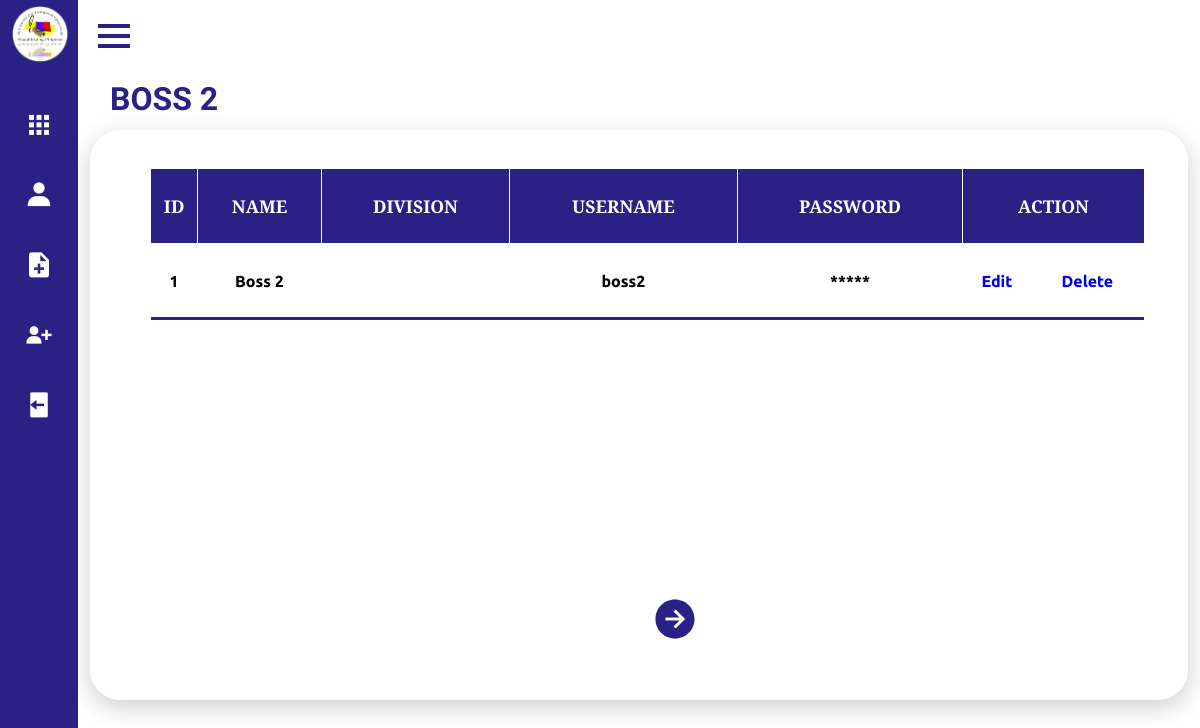
Page /Frontend/Dashboard/boss2accounts.php on the earlier database version.
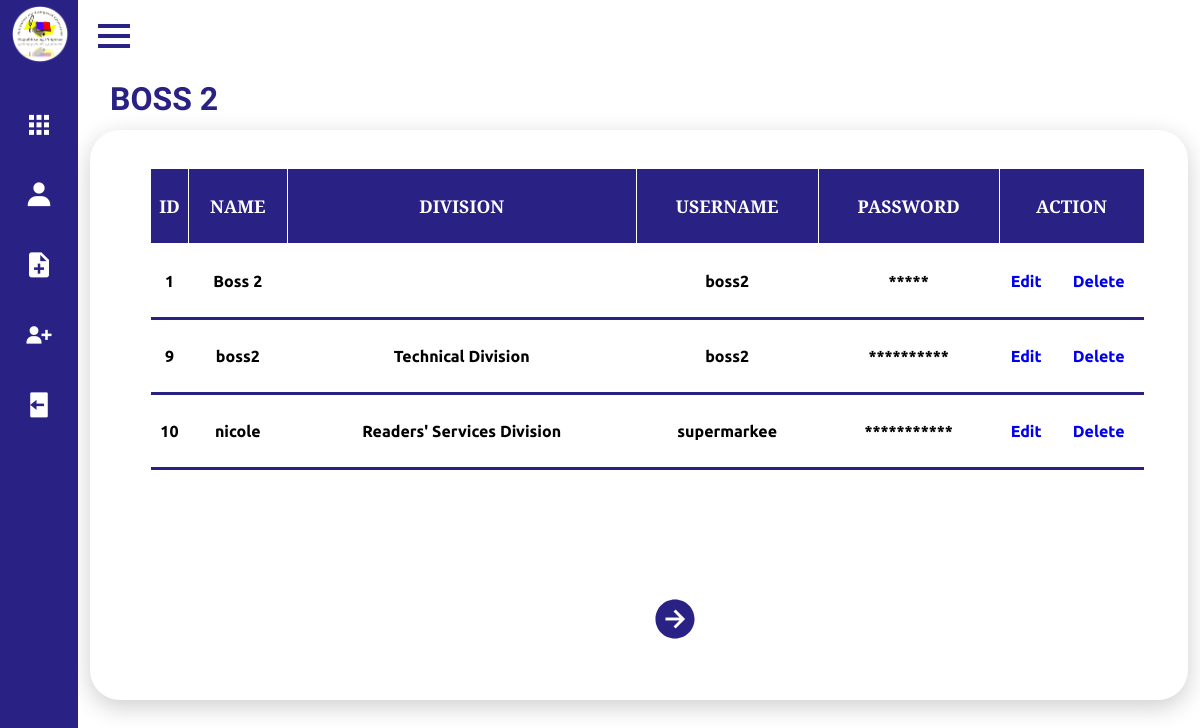
Same page on the later database version.
### tables this page shows
CREATE TABLE `boss2` (
  `id` int(11) NOT NULL,
  `name` varchar(255) NOT NULL,
  `division` varchar(255) NOT NULL,
  `section` varchar(255) NOT NULL,
  `username` varchar(255) NOT NULL,
  `password` varchar(255) NOT NULL
);

### Frontend/Dashboard/boss2accounts.php (the view, shortened to what this page needs)
<?php
$server = "localhost";
$username = "root";
$password = "";
$db = "qcpl";
$conn = new mysqli($server, $username, $password, $db);
?>
<!DOCTYPE html>
<html lang="en">
<head>
    <link rel="stylesheet" href="style.css">
    <link href='https://unpkg.com/boxicons@2.0.7/css/boxicons.min.css' rel='stylesheet'>
</head>
<body>
     <div class="sidebar close">
        <div class="logo-details">
            <span class="img">
                <img src="imgs/logo.png" >
            </span>
        </div>
        <ul class="nav-links">
          <li>
            <div class="iocn-link">
              <a href="dash.php">
                <i class='bx bxs-grid'></i>
              </a>
            </div>
          </li>
          <li>
            <div class="iocn-link">
              <a href="user.php">
                <i class='bx bxs-user' ></i>
              </a>
            </div>
          </li>
          <li>
            <a href="doc.html">
              <i class='bx bxs-file-plus' ></i>
            </a>
          </li>
          <li>
            <a href="adduser.html">
              <i class='bx bxs-user-plus' ></i>
            </a>
          </li>
          <li>
            <a href="/qcpl/Backend/logout.php">
              <i class='bx bxs-log-out' ></i>
            </a>
          </li>
      </ul>
      </div>
    <section class="home-section">
        <div class="home-content">
            <i class='bx bx-menu' ></i>
        </div>
        <div class="details">
            <div class="upload">
                <div class="cardHeader">
                    <h2>BOSS 2</h2>
                <div class ="accts_boss2">
                <?php
                $rowsPerPage = 4;
                $page = isset($_GET['page']) ? intval($_GET['page']) : 1;
                $offset = ($page - 1) * $rowsPerPage;
                $sql = "SELECT id, name, division, username, password FROM boss2 LIMIT ? OFFSET ?";
                $stmt = $conn->prepare($sql);
                $stmt->bind_param("ii", $rowsPerPage, $offset);
                $stmt->execute();
                $result = $stmt->get_result();
                if ($result->num_rows > 0) {
                    echo "<table aria-describedby='boss2-table'>";
                    echo "<tr><th>ID</th><th>Name</th><th>Division</th><th>Username</th><th>Password</th><th colspan='2'>Action</th></tr>";
                    echo "<tbody>";
                    while ($row = $result->fetch_assoc()) {
                        echo "<tr>";
                        echo "<td><center>" . htmlspecialchars($row["id"]) . "</td>";
                        echo "<td><center>" . htmlspecialchars($row["name"]) . "</td>";
                        echo "<td><center>" . htmlspecialchars($row["division"]) . "</td>";
                        echo "<td><center>" . htmlspecialchars($row["username"]) . "</td>";
                        echo "<td><center>" . str_repeat("*", strlen($row["password"])) . "</td>";
                        echo "<td id='boss2_edit'><center><a href='/qcpl/Backend/updateboss2accounts.php?id=" . htmlspecialchars($row["id"]) . "'>Edit</a></td>";
                        echo "<td id='boss2_delete'><center><a href='#' onclick='confirmDeleteBoss2(" . htmlspecialchars($row["id"]) . ")'>Delete</a></td>";
                        echo "</tr>";
                    }
                    echo "</tbody>";
                    echo "</table>";
                    $nextPage = $page + 1;
                    echo "<a href='?page=$nextPage' id='next' > <ion-icon name='arrow-forward-circle-sharp'></ion-icon></a>";
                } else {
                    echo "No Boss 2 Account found!";
                }
                ?>
                </div>
            </div>
        </div>
    </div>
    </section>
</body>
</html>

Differences in the rows shown:
added boss2: id "9", name "boss2", division "Technical Division", username "boss2", password "**********"
added boss2: id "10", name "nicole", division "Readers' Services Division", username "supermarkee", password "***********"
